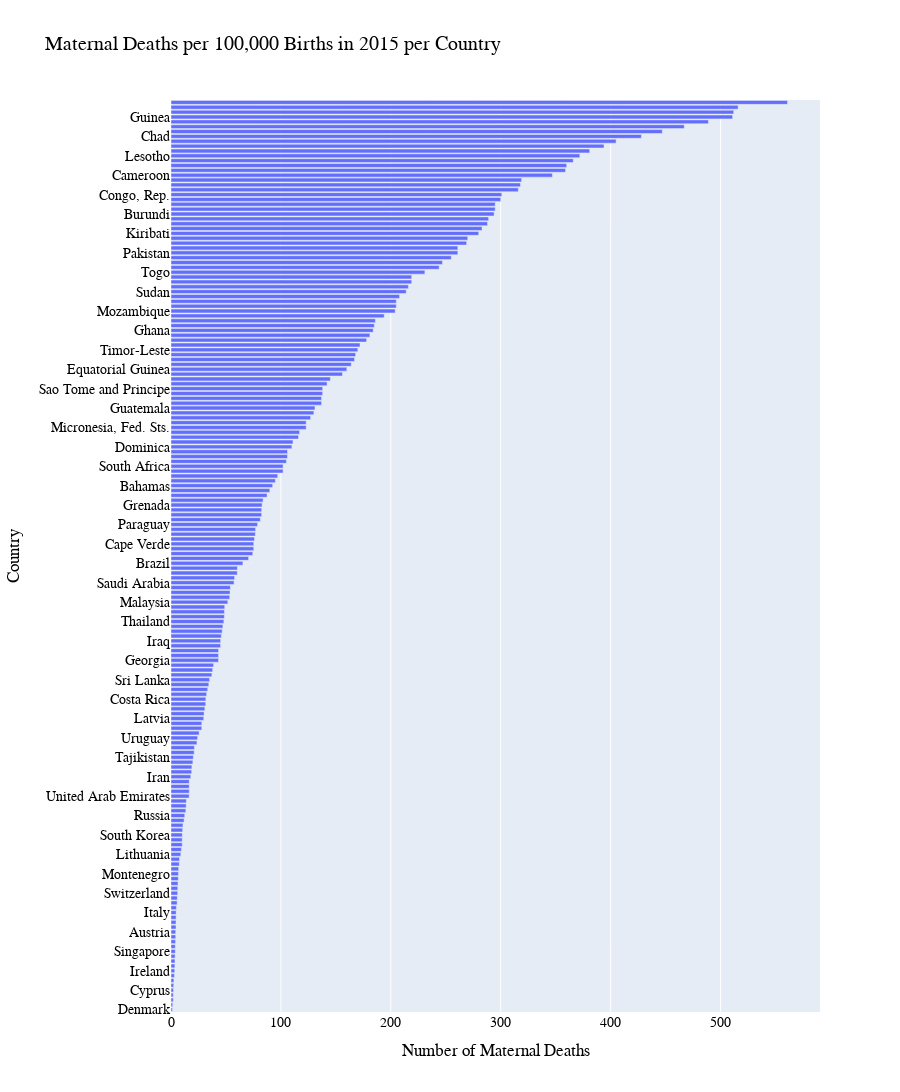

The code cell stored with this chart in its notebook:
### Code cell
# Apply function to create a horizontal bar plot for the values of each country
per_country_bar_plot(df_maternal, "2015", "Maternal Deaths per 100,000 Births in 2015 per Country", "Number of Maternal Deaths");

### Figure 1 — Plotly figure (JSON) as saved in the notebook; plotly's stock layout.template omitted (floating-point values rounded to 4 significant figures; data arrays with more than 128 entries replaced by an {"elided": "..."} marker saying what was removed)
{"data": [{"alignmentgroup": "True", "customdata": {"elided": "188x1 float values"}, "hovertemplate": "2015=%{customdata[0]:.2f}<br>country=%{y}<extra></extra>", "legendgroup": "", "marker": {"color": "#636efa"}, "name": "", "offsetgroup": "", "orientation": "h", "showlegend": false, "textposition": "auto", "type": "bar", "x": {"elided": "188 float values"}, "xaxis": "x", "y": {"elided": "188 str values"}, "yaxis": "y"}], "layout": {"barmode": "relative", "font": {"color": "Black", "family": "Avenir", "size": 14}, "height": 3500, "legend": {"title": {"font": {"color": "Black"}}, "tracegroupgap": 0}, "title": {"font": {"color": "Dark Gray", "family": "Avenir"}, "text": "Maternal Deaths per 100,000 Births in 2015 per Country"}, "xaxis": {"anchor": "y", "domain": [0, 1], "title": {"font": {"family": "Avenir"}, "text": "Number of Maternal Deaths"}}, "yaxis": {"anchor": "x", "domain": [0, 1], "title": {"font": {"family": "Avenir"}, "text": "Country"}}}}
